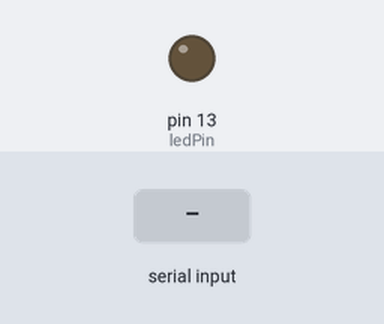
The sketch below on a simulated Arduino Uno, built with avr-gcc and run on an emulated ATmega328P. Parts: output pins drawn as LEDs (lit = HIGH). The test bench sets the inputs (shaded band). What the sketch prints to the serial monitor is not drawn.

Above: at 2.2 s.
2.3 s: "on\n" received over Serial
At 3.3 s:
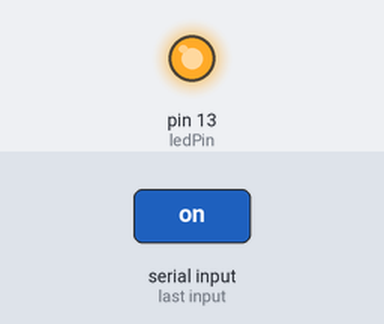
4.0 s: "off\n" received over Serial
At 4.9 s:
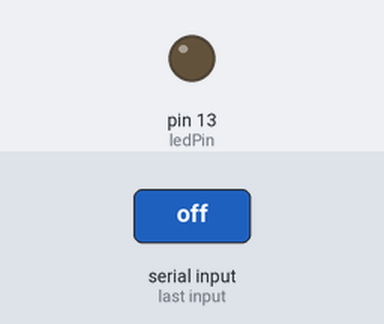
Timing chart, 0 to 7.0 s (numbered marks = the images above; inputs shaded):
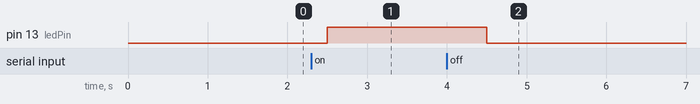

Measured:
- after the input at 2.3 s, pin 13 (ledPin): LOW → HIGH after 0.20 s
- after the input at 4.0 s, pin 13 (ledPin): HIGH → LOW after 0.50 s

The sketch:

sketch.ino
```cpp
const int ledPin = 13; //LED L on the arduino board

void setup()
{
  pinMode(ledPin, OUTPUT);

  digitalWrite(ledPin, LOW);

  Serial.begin(9600); //start the serial communication with the computer at speed 9600 baud

  delay(1000);
  Serial.println("ready");
}

void loop()
{
  if (Serial.available()) // checks if the computer has sent anything to the arduino through the serialMonitor
  {
    String command = Serial.readStringUntil('\n'); //set the variable command to whatever was sent through the serialPort
    command.trim(); // removes unneccecary things from the message (\r, \n)

    if (command == "on")
    {
      digitalWrite(ledPin, HIGH);
    } else if (command == "off")
    {
      digitalWrite(ledPin, LOW);
    }
  } else
  {
    delay(500); //millis(); might be a better alternative because the arduino can check for things sent in the serial port while it waits [ask GPT for the difference between delay and millis]
    //The arduino might miss the data sent from the computer if delay is used
  }
}
```
